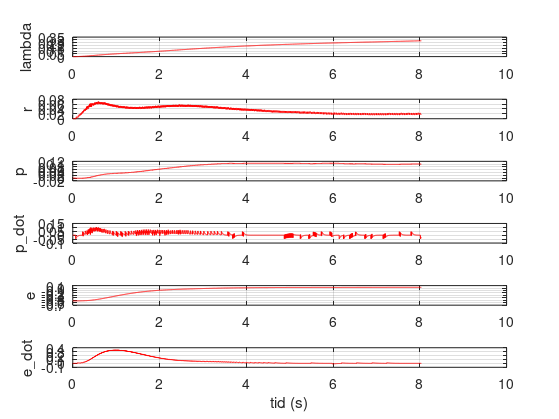

MATLAB code to generate this figure:
load('Data.mat')

Time = data(1,:);
Travel = data(2,:);
Travel_rate = data(3,:);
Pitch = data(4,:);
Pitch_rate = data(5,:);
Elevation = data(6,:);
Elevation_rate = data(7,:);

f = figure(2);
subplot(611)
plot(Time, Travel', 'r'),grid
ylabel('lambda')
subplot(612)
plot(Time, Travel_rate, 'r'),grid
ylabel('r')
subplot(613)
plot(Time, Pitch, 'r'),grid
ylabel('p')
subplot(614)
plot(Time, Pitch_rate, 'r'),grid
ylabel('p\_dot')
subplot(615)
plot(Time, Elevation, 'r'),grid
ylabel('e')
subplot(616)
plot(Time, Elevation_rate, 'r'),grid
ylabel('e\_dot')
xlabel('tid (s)')

set(f, 'Units', 'Centimeters');
pos = get(f, 'Position');
set(f, 'PaperPositionMode', 'Auto', 'PaperUnits', 'Inches', 'PaperSize', [pos(3), pos(4)])
print(f, 'States', '-dpdf', '-r0')